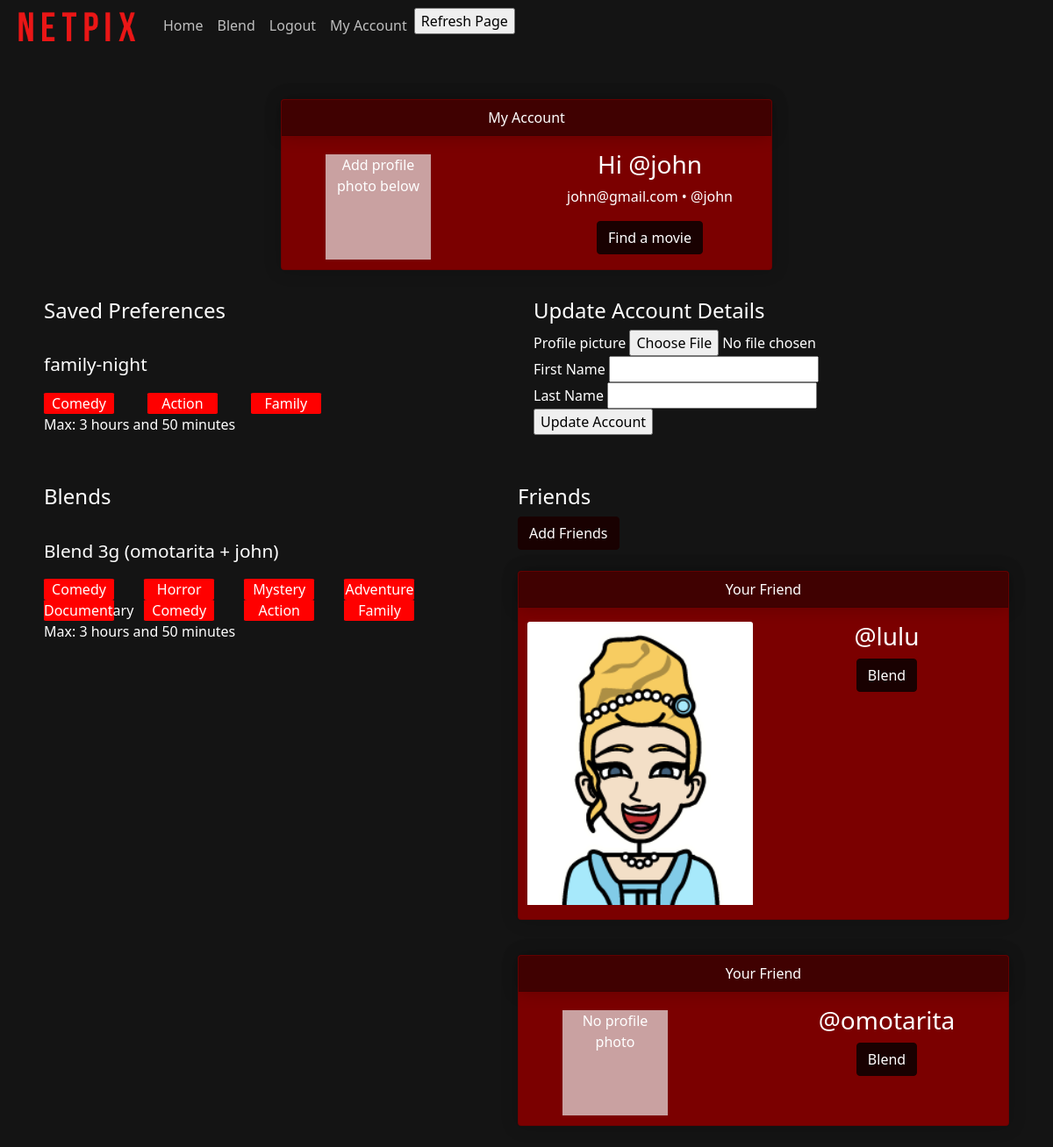
Page /auth/users/account (signed in) on the earlier database version.
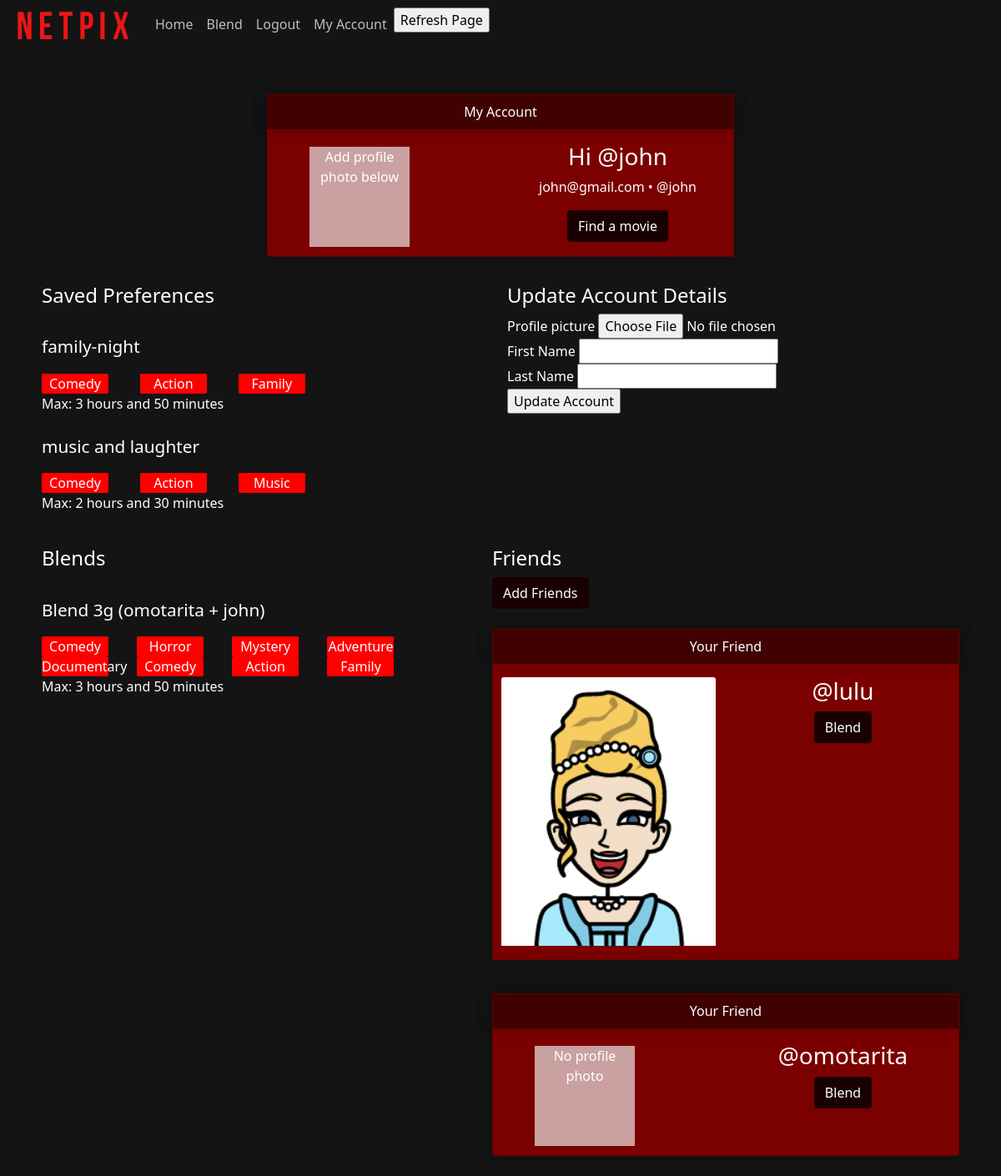
Same page on the later database version.
### netpix_app/models.py (models this page shows, shortened)
class User(UserMixin, db.Model):
    __tablename__ = "user"
    id = db.Column(db.Integer, primary_key=True)
    username = db.Column(db.Text, unique=True, nullable=False)
    email = db.Column(db.Text, unique=True, nullable=False)
    password = db.Column(db.Text, nullable=False)
    account = db.relationship("Account", uselist=False, back_populates="user")
    saved_preferences = db.relationship("Saved_Preferences", uselist=False, back_populates="user")
    blend = db.relationship("Blend", back_populates="user")

class Account(db.Model):
    __tablename__ = "account"
    id = db.Column(db.Integer, primary_key=True)
    username = db.Column(db.Text, unique=True, nullable=False)
    email = db.Column(db.Text, unique=True, nullable=False)
    photo = db.Column(db.Text, unique=True, nullable=True)
    first_name = db.Column(db.Text, nullable=True)
    last_name = db.Column(db.Text, nullable=True)
    user_id = db.Column(db.Integer, db.ForeignKey('user.id'), nullable=False)
    user = db.relationship("User", back_populates="account")
    friendship = db.relationship("Friendship", uselist=False, back_populates="account")

class Saved_Preferences(db.Model):
    __tablename__ = "saved_preferences"
    id = db.Column(db.Integer, primary_key=True)
    tag = db.Column(db.Text, nullable=False)
    time_pref = db.Column(db.Integer, nullable=False)
    genre_prefs = db.Column(db.Text, nullable=False)
    user_id = db.Column(db.Integer, db.ForeignKey('user.id'), nullable=False)
    user = db.relationship("User", back_populates="saved_preferences")

class Blend(db.Model):
    __tablename__ = "blend_"
    id = db.Column(db.Integer, primary_key=True)
    tag = db.Column(db.Text, nullable=False)
    time_pref = db.Column(db.Integer, nullable=False)
    genre_prefs = db.Column(db.Text, nullable=False)
    primary_user = db.Column(db.Text, nullable=False)
    secondary_user = db.Column(db.Text, nullable=False)
    primary_user_id = db.Column(db.Integer, db.ForeignKey('user.id'), nullable=False)
    secondary_user_id = db.Column(db.Integer, nullable=False)
    user = db.relationship("User", back_populates="blend")

class Friendship(db.Model):
    __tablename__ = "friends"
    id = db.Column(db.Integer, primary_key=True)
    user = db.Column(db.Text, nullable=False)
    users_friend = db.Column(db.Text, nullable=False)
    friend_id = db.Column(db.Integer, nullable=False)
    user_id = db.Column(db.Integer, db.ForeignKey('account.user_id'), nullable=False)
    account = db.relationship("Account", back_populates="friendship")

### netpix_app/auth/routes.py (the view, shortened to what this page needs)
@auth_bp.route('/users/account', methods=['GET', 'POST'])
@auth_bp.route('/users/account/<username>', methods=['GET', 'POST'])
@login_required
def view_account(username=None):
    form = UpdateAccountForm()
    username = current_user.username
    account = Account.query.filter_by(username=username).first()
    email = account.email
    template_context = dict(username=username, email=email, first_name=None, last_name=None, photo_url=None, saved_prefs=None, friends=None, my_blends=None)
    if account.first_name != None:
        first_name = account.first_name
        template_context['first_name'] = first_name
    if account.last_name != None:
        last_name = account.last_name
        template_context['last_name'] = last_name
    if account.photo != None:
        photo_url = 'assets/images/' + account.photo
        template_context['photo_url'] = photo_url
    users_saved = Saved_Preferences.query.filter_by(user_id=current_user.id).all()
    saved_prefs = []
    if users_saved != None:
        i = 0
        while i<len(users_saved):
            user_id = users_saved[i].user_id
            saved_info = dict(tag=gather_pref_info(users_saved, i)[0], time_pref=gather_pref_info(users_saved, i)[1], genre_prefs=gather_pref_info(users_saved, i)[2], user_id=user_id)
            saved_prefs.append(saved_info)
            i = i+1
    users_blends = Blend.query.filter(or_(Blend.primary_user_id==current_user.id, Blend.secondary_user_id==current_user.id)).all()
    my_blends = []
    if users_blends != None:
        i = 0
        while i<len(users_blends):
            blend_info = dict(tag=gather_pref_info(users_blends, i)[0], time_pref=gather_pref_info(users_blends, i)[1], genre_prefs=gather_pref_info(users_blends, i)[2])
            my_blends.append(blend_info)
            i = i+1
    template_context['my_blends'] = my_blends
    template_context['saved_prefs'] = saved_prefs
    template_context['friends'] = list_friends()
    return render_template('view_account.html', form=form, **template_context)

### netpix_app/auth/forms.py
class UpdateAccountForm(FlaskForm):
    first_name = StringField('First Name')
    last_name = StringField('Last Name')
    photo = FileField('Profile picture', validators=[FileAllowed(photos, 'Images only!')])
    '''
    def request_friend(self, username, new_friend):
        #if friend exists (their username is in database) and is not friends with self
        pass
    '''

### netpix_app/auth/routes.py (called while the page is built)
@login_manager.user_loader
def load_user(user_id):
    if user_id is not None:
        return User.query.get(user_id)
    return None

def gather_pref_info(users_blends, i):
    tag = users_blends[i].tag
    time_pref = users_blends[i].time_pref
    time = process_time(time_pref)
    genre_prefs = users_blends[i].genre_prefs
    genre_prefs = genre_prefs.split("+")
    return tag, time, genre_prefs

def process_time(time_pref):
    hours = time_pref//60
    minutes= time_pref - (hours*60)
    if hours == 0:
        if minutes == 1:
            time = f"Max: {minutes} minute"
        else:
            time = f"Max: {minutes} minutes"
    elif hours == 1:
        if minutes ==1:
            time = f"Max: {hours} hour and {minutes} minute"
        else:
            time = f"Max: {hours} hour and {minutes} minutes"
    else:
        if minutes == 1:
            time = f"Max: {hours} hours and {minutes} minute"
        else:
            time = f"Max: {hours} hours and {minutes} minutes"
    return time

### netpix_app/templates/view_account.html (shortened to what this page needs)
<link rel="stylesheet" href="{{ url_for('static', filename='assets/css/custom.css') }}">
{% extends 'layout.html' %}
{% set title = 'My Account' %}
{% block content %}
<div class="d-flex justify-content-center">
    <div class="card text-center" style="width: 35rem;">
        <div class="card-header" style="width: 100%;">
          My Account
        </div>
        <div class="card-body">
            <div class="row">
                <div class="col-sm-6">
                    {% if photo_url != None %}
                            <img class="card-img-top" src="{{ url_for('static', filename=photo_url) }}" position="absolute" alt="User profile photo">
                    {% else %}
                            <div style="width: 120; height:120; background-color: rgb(201, 161, 161); position: relative; top: 5px; left: 40px; text-align: center;">Add profile photo below</div>
                    {% endif %}
                </div>
                <div class="col-sm-6">
                    {% if first_name != None %}
                        <h3 class="card-title">Hi {{ first_name }}</h3>
                    {% else %}
                        <h3 class="card-title">Hi @{{ username }}</h3>
                    {% endif %}
                    {% if (first_name != None) and (last_name != None) %}
                        <p class="card-text">@{{ username }} • {{ first_name }} {{ last_name }} • {{ email }}</p>
                    {% else %}
                        <p class="card-text">{{ email }} • @{{ username }}</p>
                    {% endif %}
                <a href="{{ url_for('index') }}" class="btn btn-primary">Find a movie</a>
                </div>
          </div>
        </div>
    </div>
</div>
<div class="d-flex justify-content-between">
    <div class="p-2" style="width: 50%">
        <h4>Saved Preferences</h4>
        {% if saved_prefs == [] %}
            <div>
                <h6>You don't have any saved preferences</h6>
            </div>
        {% else %}
            {% for saved_info in saved_prefs %}
                <div class="center">
                    <div class="row">
                        <div class="col-sm-10">
                            <p class="tag-name" style="font-size:1.3rem">{{ saved_info['tag'] }}</p>
                        </div>
                        <div class="col-sm-10">
                            <div class="flex-container">
                                <div class="row">
                                    {% for i in saved_info['genre_prefs'] %}
                                        <div class="col-sm-3">
                                            <div class="center" style="width:80px; background-color: red; text-align: center; border-radius:5%">{{ i }}</div>
                                        </div>
                                    {% endfor %}
                                </div>
                                <div class="row">
                                    <div>{{ saved_info['time_pref'] }}</div>
                                </div>
                            </div>
                        </div>
                    </div>
                </div>
            {% endfor %}
        {% endif %}
    </div>
    <div class="p-2" style="width: 50%">
        <h4>Update Account Details</h4>
        <form method="POST" action="{{ url_for('auth.view_account') }}" enctype="multipart/form-data">
            {{ form.photo.label }} {{ form.photo() }} <br>
            {{ form.first_name.label }} {{ form.first_name() }} <br>
            {{ form.last_name.label }} {{ form.last_name() }} <br>
            <input type="submit" value="Update Account">
        </form>
    </div>
</div>
<div class="d-flex justify-content-between">
    <div class="p-2">
        <h4>Blends</h4>
        {% if my_blends == [] %}
            <div>
                <h6>You don't have any blends</h6>
            </div>
        {% else %}
            {% for blend_info in my_blends %}
                <div class="center">
                    <div class="row">
                        <div class="col-sm-10">
                            <p class="tag-name" style="font-size:1.3rem">{{ blend_info['tag'] }}</p>
                        </div>
                        <div class="col-sm-10">
                            <div class="flex-container">
                                <div class="row">
                                    {% for i in blend_info['genre_prefs'] %}
                                        <div class="col-sm-3">
                                            <div class="center" style="width:80px; background-color: red; text-align: center; border-radius:5%">{{ i }}</div>
                                        </div>
                                    {% endfor %}
                                </div>
                                <div class="row">
                                    <div>{{ blend_info['time_pref'] }}</div>
                                </div>
                            </div>
                        </div>
                    </div>
                </div>
            {% endfor %}
        {% endif %}
    </div>
    <div class="p-2">
        <h4>Friends</h4>
        <a href="{{ url_for('auth.find_friends') }}" class="btn btn-primary">Add Friends</a>
        {% if friends == [] %}
            <div>
                <h6>No friends :(</h6>
            </div>
        {% else %}
            {% for friend_info in friends %}
                <form method="POST" action="{{ url_for('auth.blend_friend') }}">
                    <div class="d-flex justify-content-center" style="flex: 25em">
                        <div class="card text-center" style="width: 35rem;">
                            <div class="card-header" style="width: 100%;">
                            Your Friend
                            </div>
                            <div class="card-body">
                                <div class="row">
                                    <div class="col-sm-6">
                                        {% if friend_info['friends_photo'] != None %}
                                            <img class="card-img-top" src="{{ url_for('static', filename=friend_info['friends_photo']) }}" position="absolute" alt="User profile photo">
                                        {% else %}
                                            <div style="width: 120; height:120; background-color: rgb(201, 161, 161); position: relative; top: 5px; left: 40px; text-align: center;">No profile photo</div>
                                        {% endif %}
                                    </div>
                                    <div class="col-sm-6">
                                        <h3 class="card-title">@{{ friend_info['friends_username'] }}</h3>
                                        <input class="btn btn-primary" name="submit_button" type="submit" value="Blend">
                                    </div>
                                </div>
                            </div>
                        </div>
                    </div>
                </form>
            {% endfor %}
        {% endif %}
    </div>
</div>
{% endblock %}

### netpix_app/templates/layout.html (shortened to what this page needs)
<!DOCTYPE html>
<html lang="en">
<head>
    <link rel="stylesheet" type="text/css" href="https://cdn.jsdelivr.net/npm/bootstrap@5.0.2/dist/css/bootstrap.min.css">
    <link rel="stylesheet" type="text/css" href="{{ url_for('static', filename='assets/css/custom.css') }}">
    <header>
        {% include 'navbar.html' %}
    </header>
    <main>
        <div class="container">
            {% block content %}
            {% endblock %}
        </div>
    </main>
</head>
<body style="background-color:rgb(20, 20, 20)">
</body>
</html>

### netpix_app/templates/navbar.html (shortened to what this page needs)
<nav class="navbar navbar-expand-lg " style="background-color: #141414; color: white">
    <div class="container-fluid">
      <a class="navbar-brand" href="{{ url_for('index') }}"><img id="logo", width="150", src="{{ url_for('static', filename='assets/images/logo.png') }}"></a>
      <div class="collapse navbar-collapse" id="navbarNavAltMarkup">
        <div class="navbar-nav">
          <a class="nav-link active" aria-current="page" href="{{ url_for('index') }}">Home</a>
          {% if current_user.is_anonymous %}
            <a class="nav-link" href="{{ url_for('auth.signup') }}">Create Account</a>
            <a class="nav-link" href="{{ url_for('auth.login') }}">Login</a>
          {% else %}
            <a class="nav-link" href="{{ url_for('auth.blend_friend') }}">Blend</a>
            <a class="nav-link" href="{{ url_for('auth.logout') }}">Logout</a>
            <a class="nav-link" href="{{ url_for('auth.view_account') }}">My Account</a>
            <form method="POST" action="{{ url_for('index') }}">
              <input type="submit" value="Refresh Page">
            </form>
          {% endif %}
        </div>
      </div>
    </div>
  </nav>

### netpix_app/static/assets/css/custom.css (style rules this page uses)
.nav-link { color: rgba(255, 255, 255, 0.726) !important; }
.card { box-shadow: 0 0px 20px 0 rgba(0,0,0,0.2); background-color: rgb(123, 0, 0); transition: 0.3s; }
.card-header { padding-left: 0px; padding-right: 0px; box-shadow: 0 0px 20px 0 rgba(0,0,0,0.2); background-color: rgb(64, 1, 1); transition: 0.3s; }
.btn-primary { background-color: rgb(25, 1, 1); border-color: rgb(25, 1, 1); transition: 0.3s; }
.card-body { padding-left: 10px; padding-right: 10px; }
body { background-color: rgb(33, 35, 36); color: #FFFFFF }

Differences in the rows shown:
added Saved_Preferences: tag "music and laughter", i "Comedy" "Action" "Music", time_pref "Max: 2 hours and 30 minutes"
